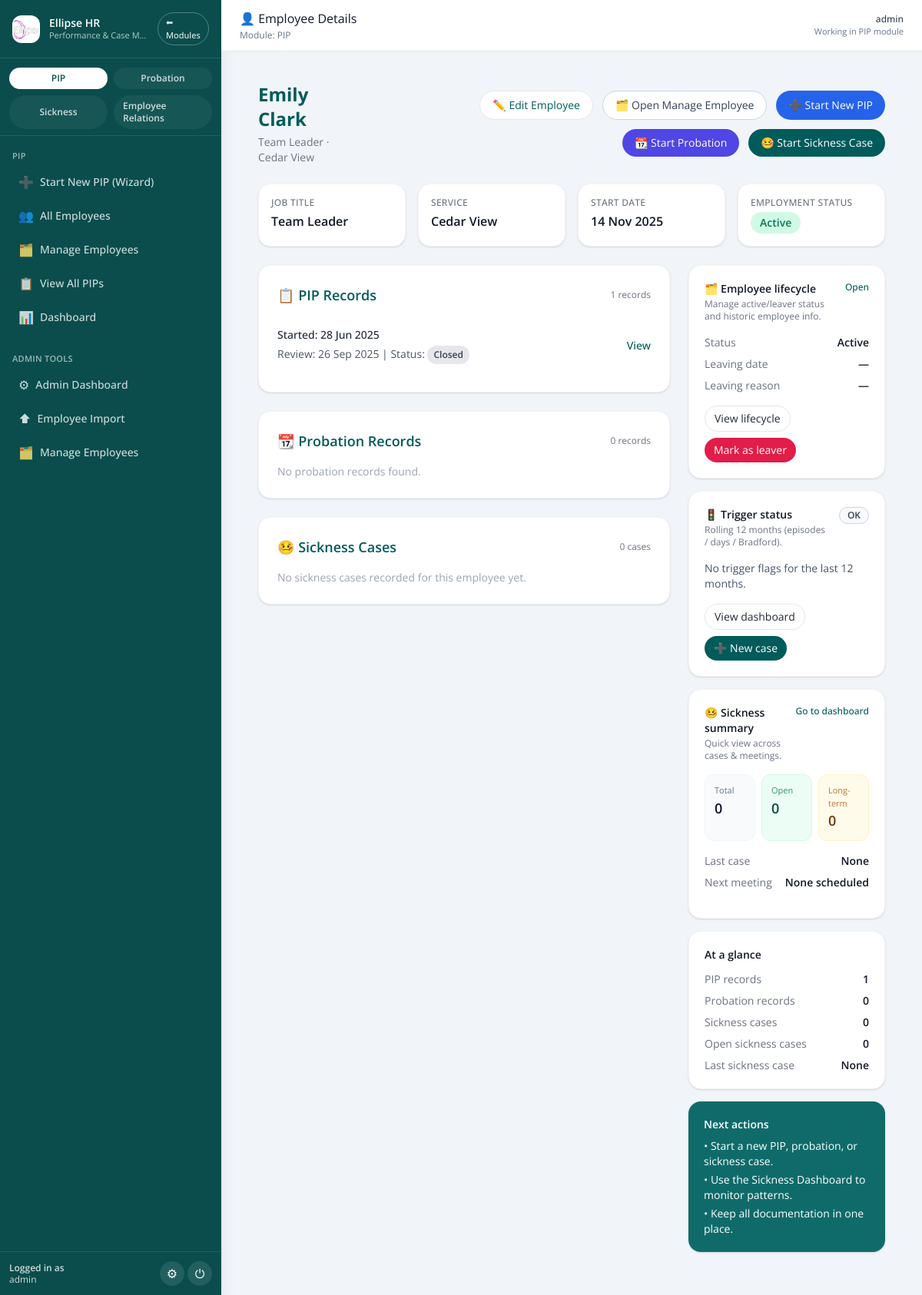
Page /employee/1 (signed in) on the earlier database version.
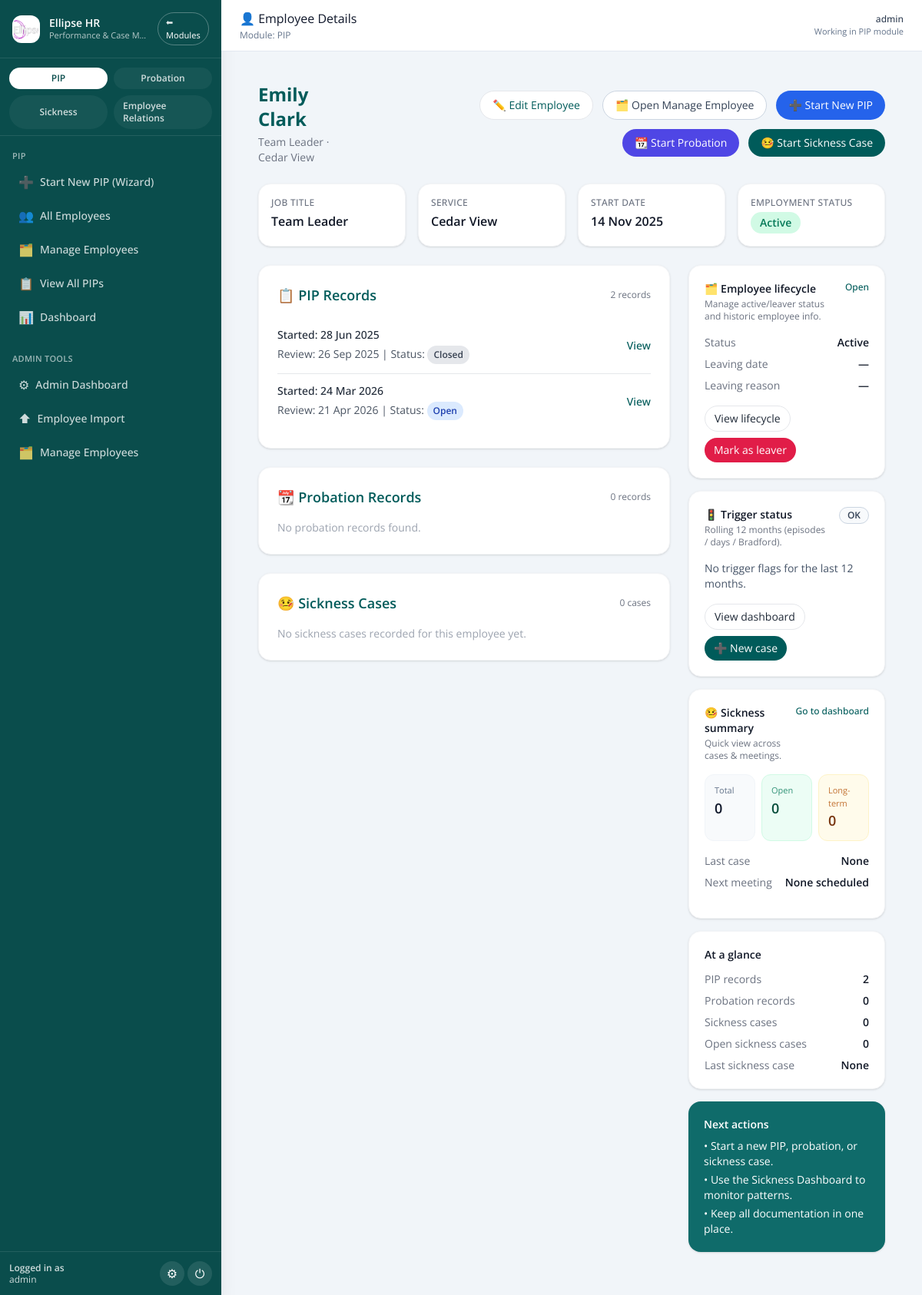
Same page on the later database version.
### pip_app/models.py (models this page shows)
class PIPRecord(db.Model):
    __tablename__ = "pip_record"
    id = db.Column(db.Integer, primary_key=True)
    employee_id = db.Column(db.Integer, db.ForeignKey("employee.id"), nullable=False)
    assigned_to = db.Column(
        db.Integer, db.ForeignKey("user.id"), nullable=True
    )  # NEW
    concerns = db.Column(db.Text, nullable=False)
    start_date = db.Column(db.Date, nullable=False)
    review_date = db.Column(db.Date, nullable=False)
    meeting_notes = db.Column(db.Text)
    status = db.Column(db.String(20), default="Open")
    created_by = db.Column(db.String(100))
    created_at = db.Column(db.DateTime, default=datetime.utcnow)
    last_updated = db.Column(
        db.DateTime, default=datetime.utcnow, onupdate=datetime.utcnow
    )
    ai_advice = db.Column(db.Text)
    ai_advice_generated_at = db.Column(db.DateTime)
    capability_meeting_date = db.Column(db.DateTime, nullable=True)
    capability_meeting_time = db.Column(db.String, nullable=True)
    capability_meeting_venue = db.Column(db.String, nullable=True)
    concern_category = db.Column(db.String(100))
    severity = db.Column(db.String(50))
    frequency = db.Column(db.String(50))
    tags = db.Column(db.Text)
    ai_summary = db.Column(db.Text, nullable=True)
    ai_action_suggestions = db.Column(JSON, nullable=True)
    ai_next_up = db.Column(JSON, nullable=True)
    ai_actions_accepted = db.Column(JSON, nullable=True)
    outcome_status = db.Column(db.String(50), nullable=True)  # e.g., Successful, Extended, Unsuccessful
    outcome_notes = db.Column(db.Text, nullable=True)
    employee = db.relationship("Employee", back_populates="pips")
    assignee = db.relationship("User", backref="assigned_pips")  # NEW
    action_items = db.relationship(
        "PIPActionItem",
        back_populates="pip_record",
        cascade="all, delete-orphan",
        lazy=True,
    )
    timeline_events = db.relationship(
        "TimelineEvent",
        back_populates="pip_record",
        cascade="all, delete-orphan",
        lazy=True,
    )

### old files/app - 050226.py (the view)
@app.route('/employee/<int:employee_id>')
@login_required
def employee_detail(employee_id):
    employee = Employee.query.options(db.joinedload(Employee.pips)).get_or_404(employee_id)
    if current_user.admin_level == 0 and employee.team_id != current_user.team_id:
        flash('Access denied')
        return redirect(url_for('dashboard'))
    return render_template('employee_detail.html', employee=employee)

### old files/app - 050226.py (called while the page is built)
@login_manager.user_loader
def load_user(user_id):
    return db.session.get(User, int(user_id))

@app.context_processor
def inject_module():
    return dict(active_module=session.get('active_module'))

@app.context_processor
def inject_csrf_token():
    return dict(csrf_token=generate_csrf)

@app.before_request
def set_active_module():
    path = (request.path or "").lower()
    if path.startswith('/pip/') or path.startswith('/employee/') or path in (
        '/dashboard', '/pip_list', '/employee/list', '/employee/add', '/pip/select-employee'
    ):
        session['active_module'] = 'PIP'
    elif path.startswith('/probation/'):
        session['active_module'] = 'Probation'
    elif path == '/':
        session.pop('active_module', None)

### pip_app/models.py (called while the page is built)
    def is_superuser(self):
        return self.admin_level == 2

### templates/employee_detail.html (shortened to what the changed rows need)
{% extends "base.html" %}
{% block content %}
<div class="max-w-6xl mx-auto p-6 space-y-6">
  {% set s_ns = namespace(total=0, open=0, last_case=None, long_term_open=0, next_meeting=None) %}
  {% for sc in employee.sickness_cases %}
    {% set s_ns.total = s_ns.total + 1 %}
    {% if sc.status == 'Open' %}
      {% set s_ns.open = s_ns.open + 1 %}
    {% endif %}
    {% if sc.start_date and (not s_ns.last_case or (s_ns.last_case.start_date and sc.start_date > s_ns.last_case.start_date)) %}
      {% set s_ns.last_case = sc %}
    {% endif %}
  {% endfor %}
  {% set m_ns = namespace(best=None) %}
  {% for sc in employee.sickness_cases %}
    {% set meetings_list = [] %}
    {% if sc.meetings is defined and sc.meetings %}
      {% set meetings_list = sc.meetings %}
    {% elif sc.sickness_meetings is defined and sc.sickness_meetings %}
      {% set meetings_list = sc.sickness_meetings %}
    {% endif %}
    {% for mtg in meetings_list %}
      {% if mtg.meeting_date %}
        {% if not m_ns.best or mtg.meeting_date < m_ns.best.meeting_date %}
          {% set m_ns.best = mtg %}
        {% endif %}
      {% endif %}
    {% endfor %}
  {% endfor %}
  {% set s_ns.next_meeting = m_ns.best %}
  {% if sickness_trigger and sickness_trigger.get('has_long_term') %}
    {% set s_ns.long_term_open = 1 %}
  {% else %}
    {% for sc in employee.sickness_cases %}
      {% if sc.status == 'Open' and sc.trigger_type == 'long_term' %}
        {% set s_ns.long_term_open = s_ns.long_term_open + 1 %}
      {% endif %}
    {% endfor %}
  {% endif %}
  <div class="flex flex-col sm:flex-row sm:items-center sm:justify-between gap-4">
    <div>
      <h1 class="text-2xl font-bold text-ellipse-teal">
        {{ employee.first_name }} {{ employee.last_name }}
      </h1>
    </div>
  </div>
  <div class="grid grid-cols-1 lg:grid-cols-3 gap-6">
    <div class="space-y-6 lg:col-span-2">
      <div class="bg-white p-6 rounded-2xl shadow border border-gray-100">
        <div class="flex items-center justify-between mb-4">
          <h2 class="text-lg font-semibold text-ellipse-teal">📋 PIP Records</h2>
          <span class="text-xs text-gray-500">
            {{ employee.pips|length }} record{{ employee.pips|length == 1 and '' or 's' }}
          </span>
        </div>
        <ul class="divide-y divide-gray-200">
          {% for pip in employee.pips %}
            <li class="py-3">
              <div class="flex justify-between items-center gap-4">
                <div>
                  <p class="text-sm font-medium text-gray-800">
                    Started:
                    {% if pip.start_date %}
                      {{ pip.start_date.strftime('%d %b %Y') }}
                    {% else %}
                      —
                    {% endif %}
                  </p>
                  <p class="text-sm text-gray-600 mt-1">
                    Review:
                    {% if pip.review_date %}
                      {{ pip.review_date.strftime('%d %b %Y') }}
                    {% else %}
                      —
                    {% endif %}
                    |
                    Status:
                    <span class="inline-block px-2 py-1 rounded-full text-xs font-semibold
                      {% if pip.status == 'Open' %}
                        bg-blue-100 text-blue-800
                      {% elif pip.status == 'Completed' %}
                        bg-green-100 text-green-800
                      {% elif pip.status == 'Closed' %}
                        bg-gray-200 text-gray-700
                      {% else %}
                        bg-gray-100 text-gray-600
                      {% endif %}">
                      {{ pip.status or 'Unknown' }}
                    </span>
                  </p>
                </div>
                <a href="{{ url_for('pip_detail', id=pip.id) }}"
                   class="text-sm text-ellipse-teal hover:underline font-medium shrink-0">
                  View
                </a>
              </div>
            </li>
          {% else %}
            <li class="py-3 text-gray-400 text-sm">No PIPs for this employee.</li>
          {% endfor %}
        </ul>
      </div>
      <div class="bg-white p-6 rounded-2xl shadow border border-gray-100">
        <div class="flex items-center justify-between mb-4">
          <h2 class="text-lg font-semibold text-ellipse-teal">📆 Probation Records</h2>
        </div>
      </div>
      <div class="bg-white p-6 rounded-2xl shadow border border-gray-100">
        <div class="flex items-center justify-between mb-4">
          <h2 class="text-lg font-semibold text-ellipse-teal">🤒 Sickness Cases</h2>
        </div>
      </div>
    </div>
    <aside class="space-y-4">
      <div class="bg-white p-5 rounded-2xl shadow border border-gray-100">
        <dl class="space-y-2 text-sm">
          <div class="flex justify-between">
            <dt class="text-gray-500">PIP records</dt>
            <dd class="font-semibold text-gray-900">{{ employee.pips|length }}</dd>
          </div>
        </dl>
      </div>
    </aside>
  </div>
</div>
{% endblock %}

Differences in the rows shown:
added PIPRecord: start_date "24 Mar 2026", review_date "21 Apr 2026", status "Open"
Other differences:
{{ employee.pips|length }}: "1" → "2"
